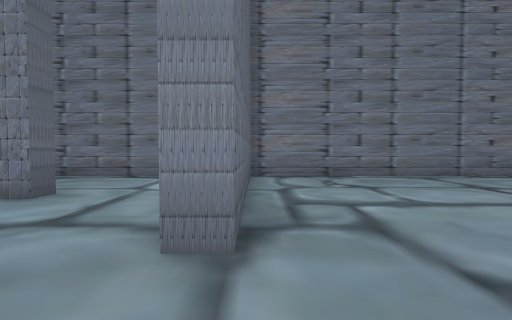
View 1 (above)

21 first-person views from a walk through a 3-D level made in the Unity game engine. The camera is 1.4 m above the floor, tilts 2° down and sees 85° across. The floor is counted in squares, 2 m on a side. Each view is taken from the middle of a square. On the plan, view 1 faces up. The plan holds only what a view shows up to about 9 squares ahead; the rest is blank. The place goes on beyond the plan. The player character is not drawn.

View 2
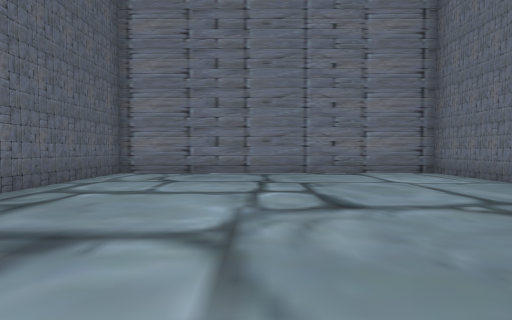

View 3
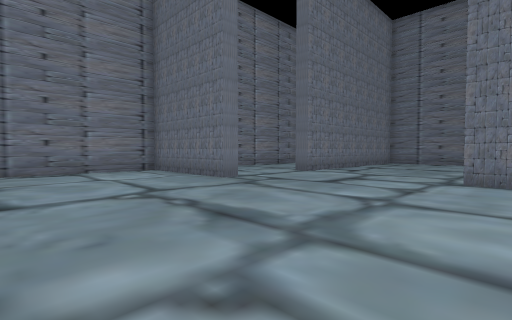

View 4
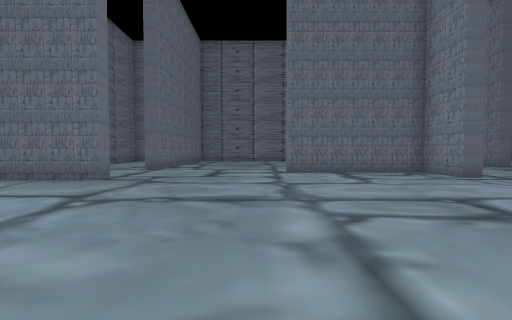

View 5
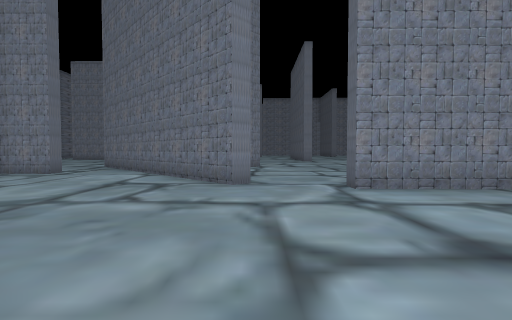

View 6
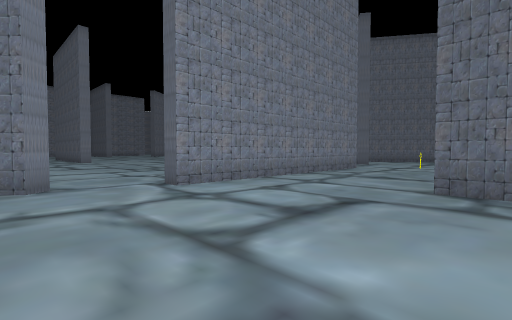

View 7
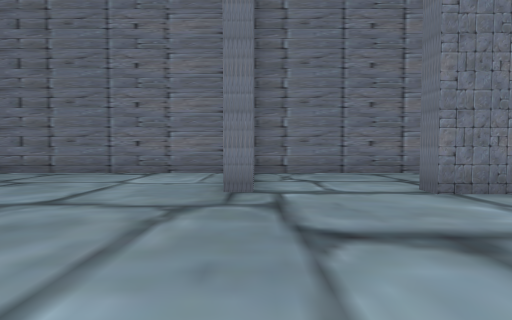

View 8
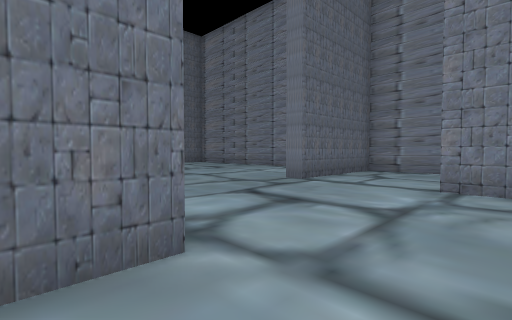

View 9
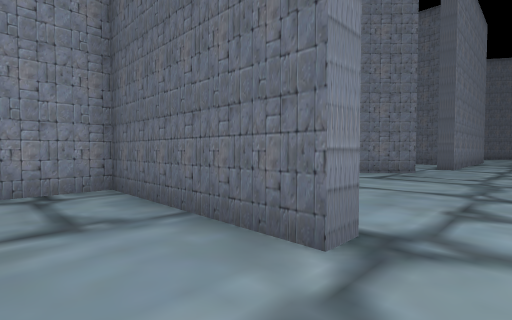

View 10
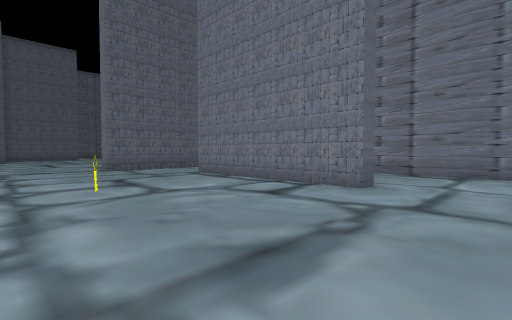

View 11
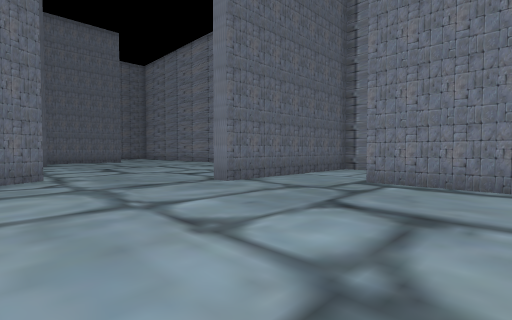

View 12
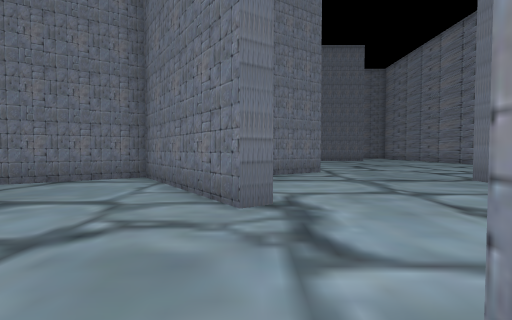

View 13
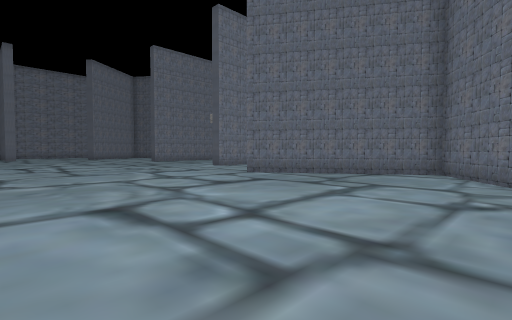

View 14
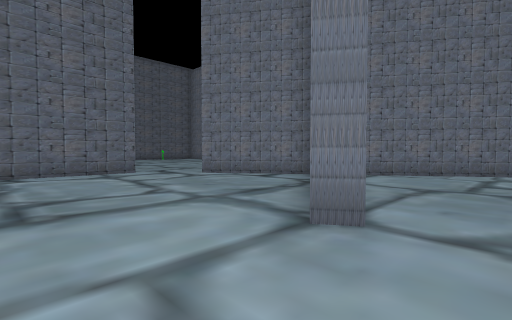

View 15
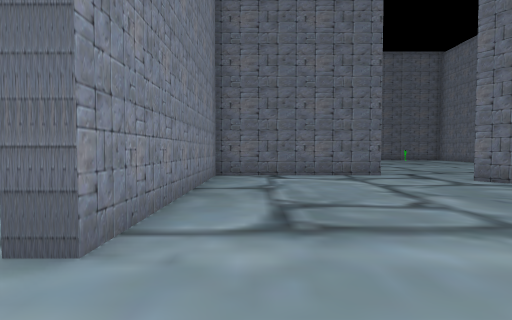

View 16
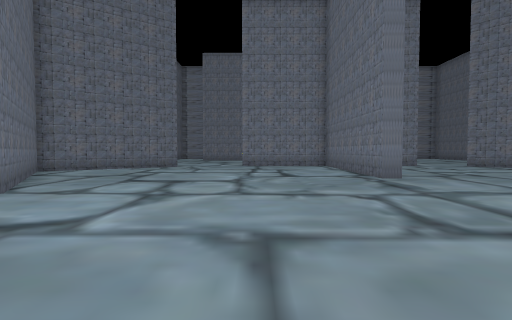

View 17
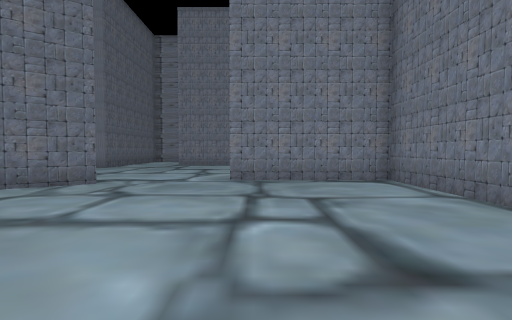

View 18
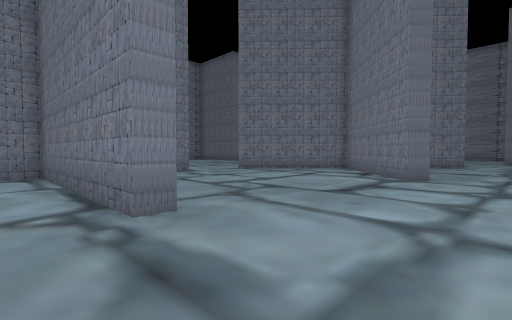

View 19
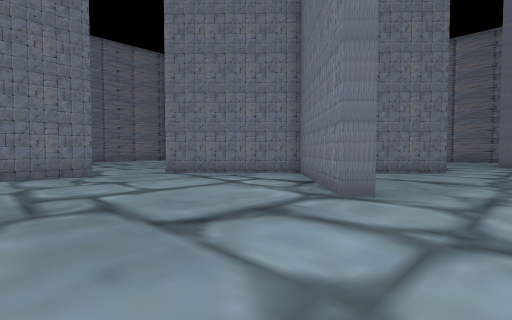

View 20
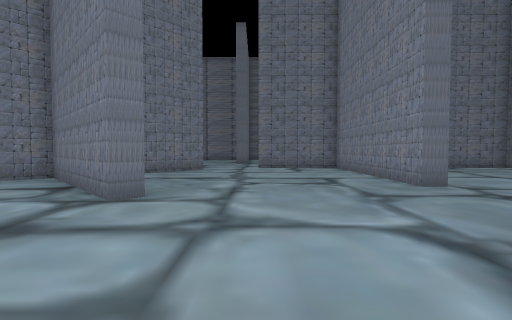

View 21
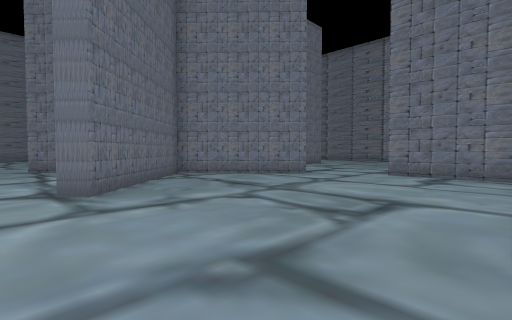

### Floor plan
Points are (right, up) in squares from view 1. A wall is a line through its corners. A room is listed if a view was taken in it or the views show most of it. See-through windows are left out.
Room 1 (views 1, 2, 3, 4, 5, 6, 7, 8, 9, 10)
walls: (4.5, -2.6) (7.8, -6); (10, 4.6) (10, 3.6) (9.5, 3.6) (9.5, 7.6) (-0.1, 7.6) (-0.1, 1.9) (-0.8, 1.9); (10.1, -5.3) (11.8, -5.3) (11.8, -1) (12.3, -1) (12.3, -5.3) (13.8, -5.3); (14.2, 3.4) (12.9, 3.4) (12.9, 4); (-1.5, -2) (2.2, -2)
ways out: opening at (3.5, -2) to room 2; opening at (-1.7, 0); opening at (9.5, -6.5); opening at (11.5, 4)
Room 2 (views 11, 12, 13, 14, 15, 16, 17, 18, 19, 20, 21)
walls: (-1.2, -8.1) (-1.9, -8.1) (-1.9, -2.5) (-5.7, -2.5); (-8.6, -2.7) (-8.3, -3.2) (-12.2, -5.8) (-9.1, -10.5) (-9.5, -10.8); (5.3, -14.7) (5.3, -14.2) (9, -14.2); (2.2, -2) (2.2, -2.5) (0.3, -2.5); (-12.6, -6.1) (-15.5, -8.1); (10.1, -9.2) (7.3, -6.3) (4.2, -9.3) (3.8, -9) (7, -5.9) (4.1, -2.9) (4.5, -2.6); (-16.8, -9.4) (-16.8, -14.1) (-10.8, -14.1) (-10.8, -14.7); (11.1, -13.8) (11.1, -11)
ways out: opening at (3.5, -2) to room 1; opening at (-16, -8.5); opening at (-7, -2.3); opening at (10, -10.5)

Where each view was taken, in squares from view 1:
view 1: 0 up, 0 right, facing up
view 2: 1 down, 4 right, facing up
view 3: 2 down, 5 right, facing up-right
view 4: 0 up, 3 right, facing right
view 5: 3 up, 4 right, facing down
view 6: 3 up, 5 right, facing down-left
view 7: 1 down, 10 right, facing up
view 8: 2 down, 14 right, facing up-left
view 9: 0 up, 14 right, facing down-left
view 10: 1 down, 1 left, facing up-left
view 11: 2 down, 6 left, facing up-left
view 12: 3 down, 5 left, facing left
view 13: 4 down, 3 left, facing down-left
view 14: 13 down, 8 left, facing up-left
view 15: 13 down, 9 left, facing left
view 16: 15 down, 5 left, facing up
view 17: 9 down, 5 left, facing up
view 18: 11 down, 3 left, facing up-right
view 19: 11 down, 0 right, facing up-right
view 20: 11 down, 0 right, facing right
view 21: 14 down, 3 right, facing up-right
